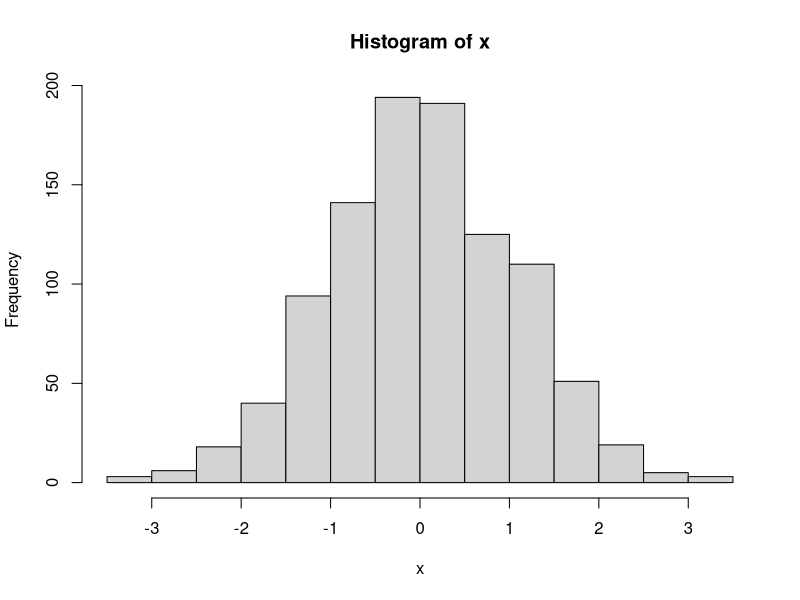
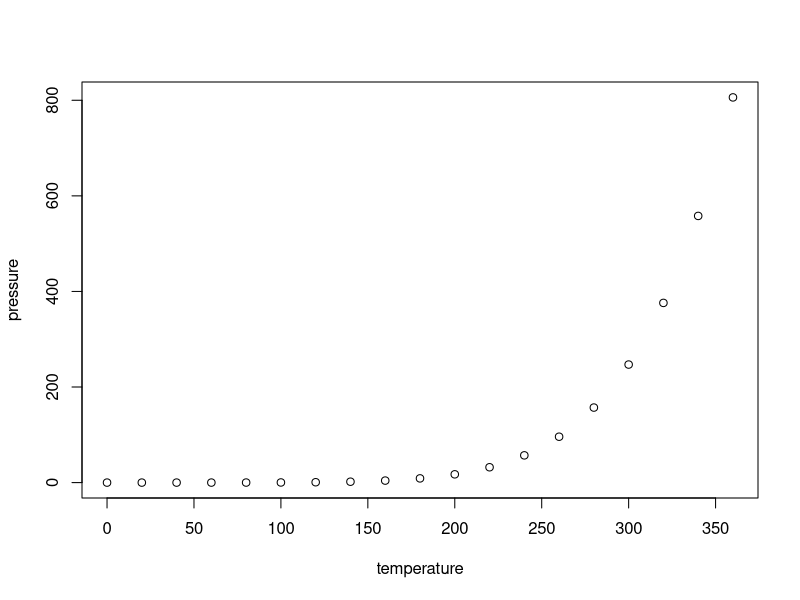
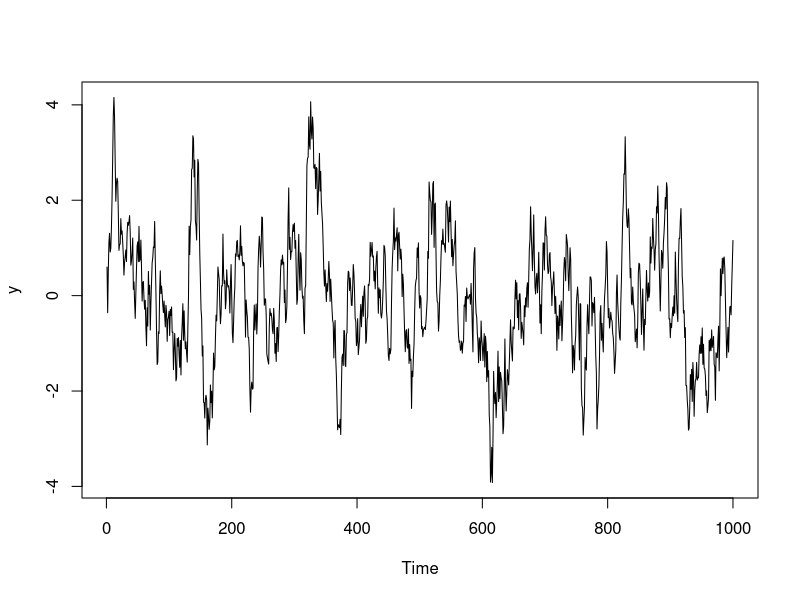
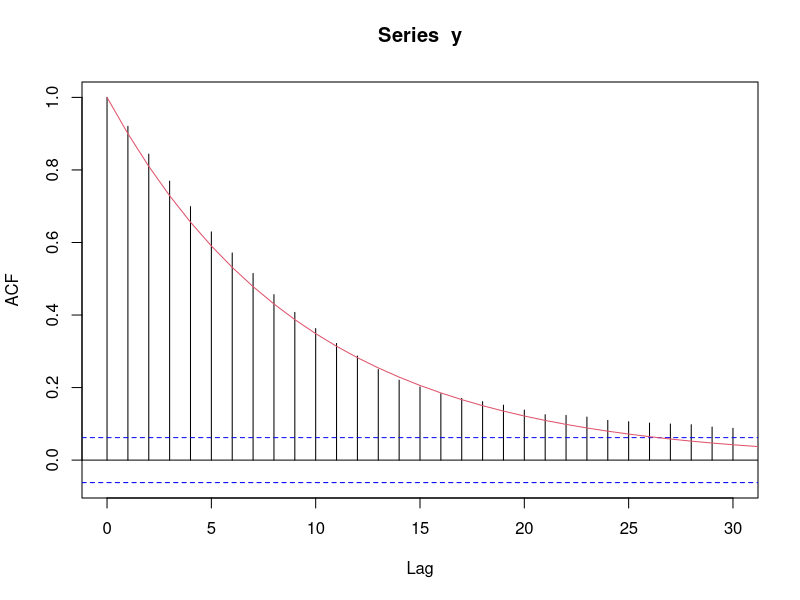
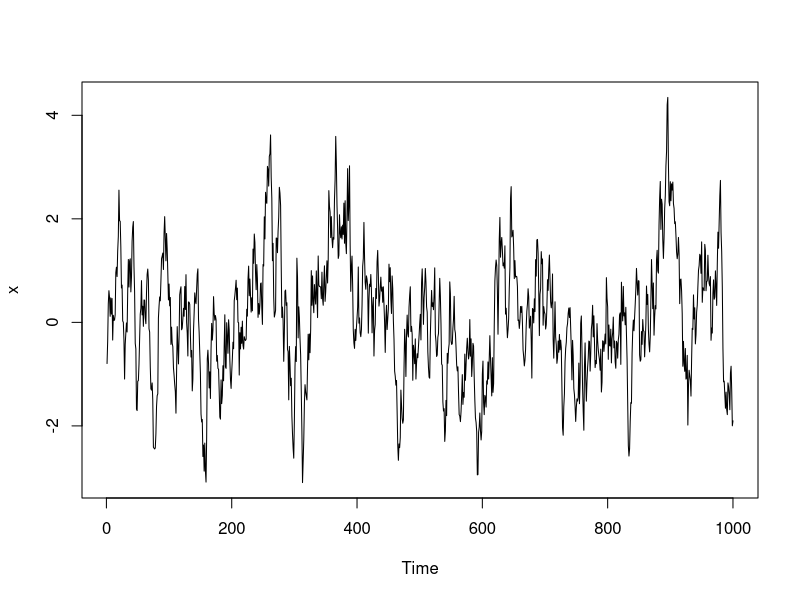
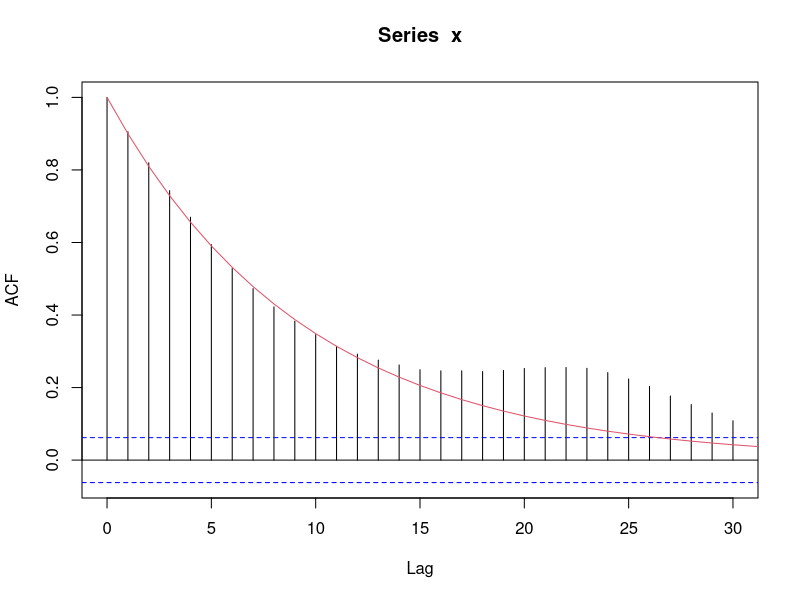

The R source for these figures, in order:
## ---- chunk 1
knitr::opts_chunk$set(echo = TRUE)
## ---- chunk 2
summary(cars)
## ---- chunk 3
x = rnorm(1000)
hist(x)
## ---- chunk 4
plot(pressure)
## ---- chunk 5
phi1 <- 0.9
sigmaz <- 0.5
y <- arima.sim(n=1000,model=list( ar=c(phi1) ), sd=sigmaz)
# simulates from the AR(1) model
ts.plot(y) # plot the time series
acf(y) # provides a plot of the sample autocorrelation function (ACF)
lines (0:100, ARMAacf(ar=c(phi1),ma= c(0),lag.max=100) , col=2)
#add the theoretical acf for the model 
## ---- chunk 6
n <- 1000 # state the sample size
x <- numeric(n) # define a vector of length n where the simulated values
# of the process are going to be stored stored.
x[1] <- rnorm(1,0,sigmaz)
# set the first value to be random Gaussian white noise
z <- rnorm(n,0,sigmaz) #Gaussian white noise
for (t in 2:n) {
x[t] <- phi1*x[t-1] + z[t]
}
# rnorm(n,mu,sigma) simulates a vector of n
# i.i.d. observations from Normal(mu,sigma^2)
ts.plot(x)
acf(x) #sample acf
lines (0:100, ARMAacf(ar=c(phi1),ma= c(0),lag.max=100) , col=2)
#add the theoretical acf for the model
